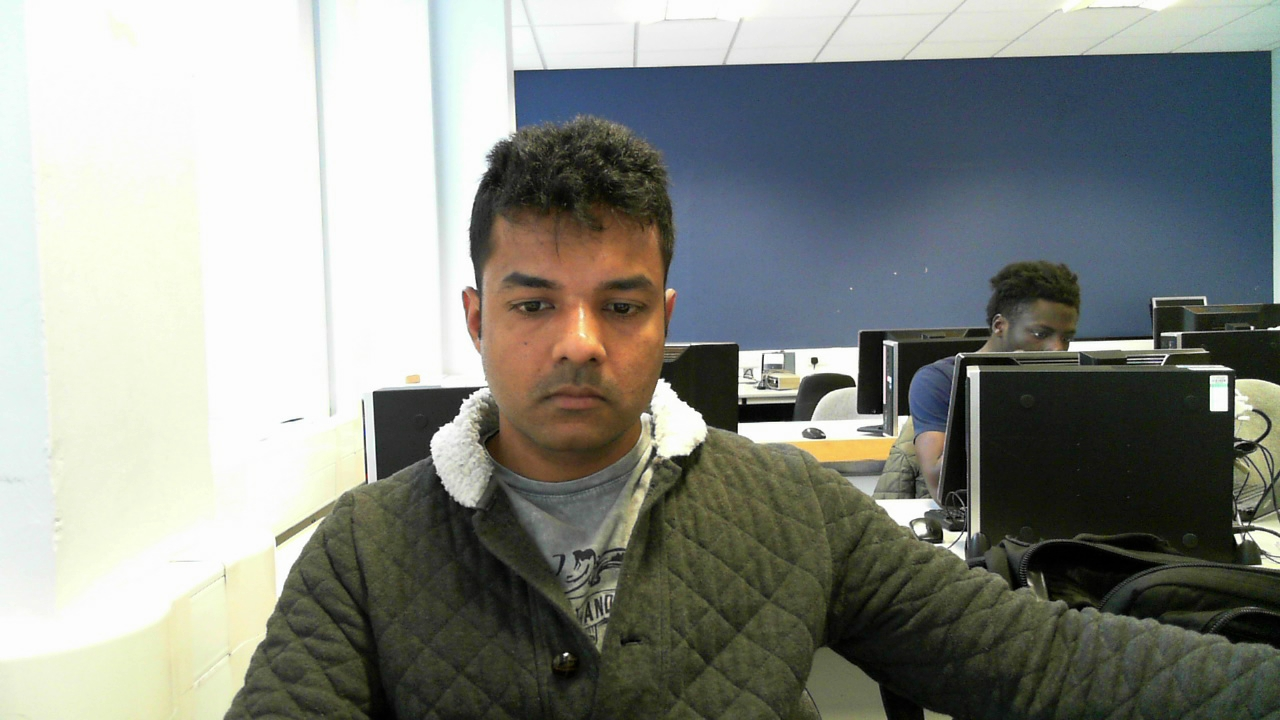
#> input picture Python/Me4.jpg, 1280 x 720 px
$ python TestDataCollector_FisherFace.py   (Python 2 division)
#> lines starting #> are read from the running program, lines starting #| are printed output that depends on the picture
# --------------- COLLECTS DATA ON FISHERFACE BY RUNNING IT ON A GIVEN IMAGE AND SAVING DATA TO A TEXT FILE -------------
# ------------------------------ SAVES THE DATA IN 3 TEXT FILES  & PLOTS THE DATA --------------------------------------
# ------------------------------------ BY LAHIRU DINALANKARA  - AKA SPIKE ----------------------------------------------


import os                                               # importing the OS for path
import cv2                                              # importing the OpenCV library
import numpy as np                                      # importing Numpy library
from PIL import Image                                   # importing Image library
import matplotlib.pyplot as plt

face_cascade = cv2.CascadeClassifier('Haar/haarcascade_frontalcatface.xml')
path = 'dataSet'                                        # path to the photos
img = cv2.imread('Me4.jpg')
#> img is the input picture: shape (720, 1280, 3); mean B, G, R 133.8, 139.9, 136.5

def getImageWithID (path):
#> called with path = 'dataSet'
    imagePaths = [os.path.join(path, f) for f in os.listdir(path)]
    FaceList = []
    IDs = []

    for imagePath in imagePaths:
        faceImage = Image.open(imagePath).convert('L')  # Open image and convert to gray
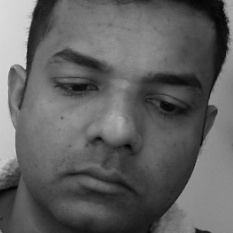
#> input picture Python/dataSet/User.11.11.jpg, 233 x 233 px
#> faceImage is the input picture: PIL image 233x233 L; min 3, max 224, mean 97
        print(str((faceImage.size)))
#| (233, 233)

        faceImage = faceImage.resize((110,110))         # resize the image so the EIGEN recogniser can be trained
#> faceImage: PIL image 110x110 L

        faceNP = np.array(faceImage, 'uint8')           # convert the image to Numpy array
        print(str((faceNP.shape)))
#| (110, 110)


        ID = int(os.path.split(imagePath)[-1].split('.')[1])    # Retreave the ID of the array
        FaceList.append(faceNP)                         # Append the Numpy Array to the list
        IDs.append(ID)                                  # Append the ID to the IDs list

    return np.array(IDs), FaceList                      # The IDs are converted in to a Numpy array

face_number = 1
IDs, FaceList = getImageWithID(path)
gray = cv2.cvtColor(img, cv2.COLOR_BGR2GRAY)             # Convert the Camera to gray
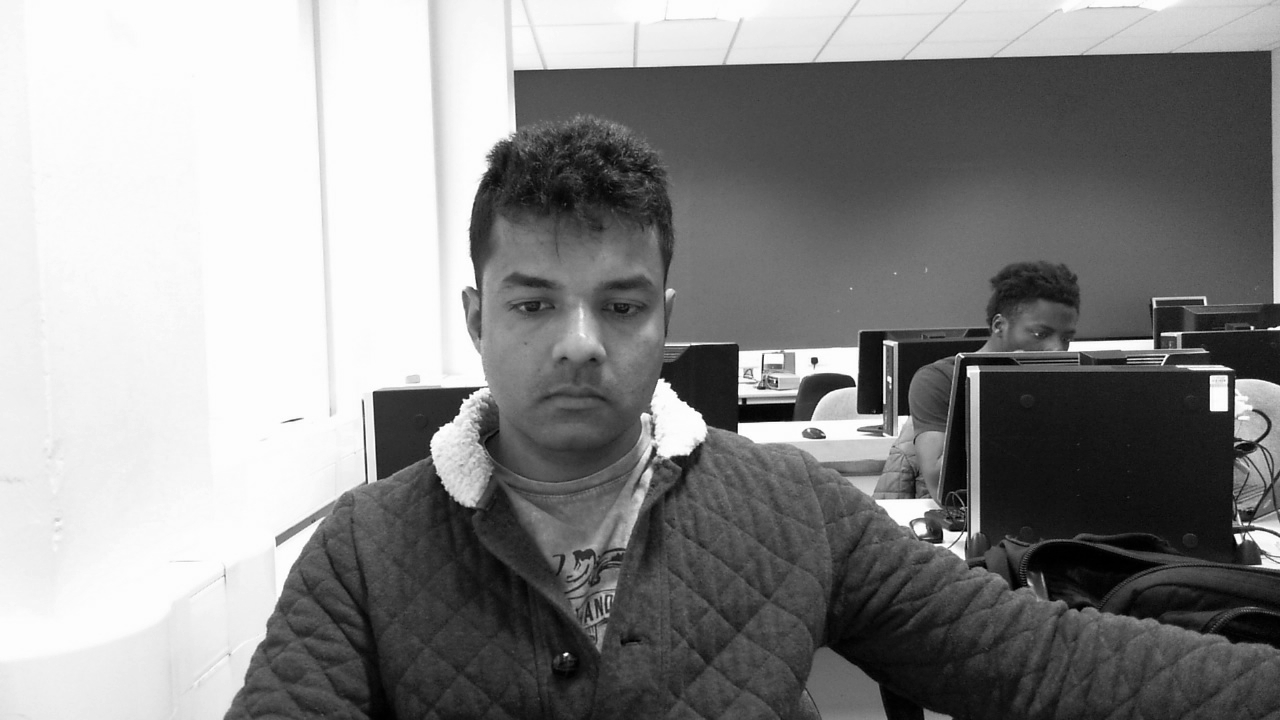
#> gray: shape (720, 1280); min 0, max 255, mean 138.2
faces = face_cascade.detectMultiScale(gray, 1.3, 4)      # Detect the faces and store the positions
#> faces = [[456, 214, 238, 238]]
Info = open('SaveData/FISHER_TRAINER.txt', "w+")
for (x, y, w, h) in faces:
    Face = cv2.resize((gray[y: y+h, x: x+w]), (110, 110))
    Lev = 1
    fish_ID = []
    fish_conf = []
    for _ in range(200):
#> (the run stopped early here; a loop or call above may not have finished)
